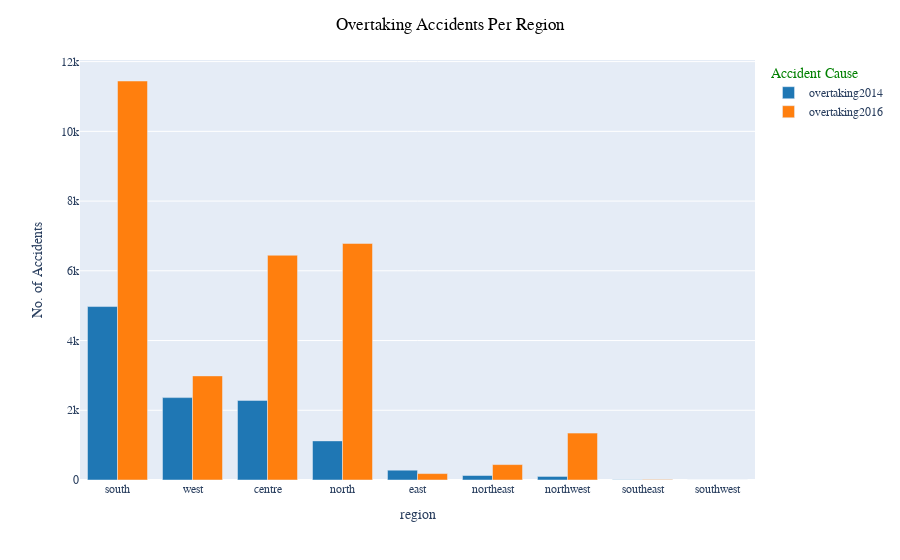

Notebook source saved alongside this figure:
### Markdown cell above
#### 4.1.3. Overtaking Accidents Per Region

### Code cell
fig_2 = px.bar(overtake_region, y=["overtaking2014", "overtaking2016"], barmode="group",
              labels={"value": "No. of Accidents", "variable": "Accident Cause"},
              color_discrete_sequence=px.colors.qualitative.D3)
fig_2.update_layout(title_text="Overtaking Accidents Per Region", title_x=0.5,
                   font_family="Times New Roman", title_font_family="Times New Roman", 
                    title_font_color="black", legend_title_font_color="green")
fig_2.update_xaxes(title_font_family="Times New Roman")

### Figure 1 — Plotly figure (JSON) as saved in the notebook; plotly's stock layout.template omitted (floating-point values rounded to 4 significant figures)
{"data": [{"alignmentgroup": "True", "hovertemplate": "Accident Cause=overtaking2014<br>region=%{x}<br>No. of Accidents=%{y}<extra></extra>", "legendgroup": "overtaking2014", "marker": {"color": "#1F77B4", "pattern": {"shape": ""}}, "name": "overtaking2014", "offsetgroup": "overtaking2014", "orientation": "v", "showlegend": true, "textposition": "auto", "x": ["south", "west", "centre", "north", "east", "northeast", "northwest", "southeast", "southwest"], "xaxis": "x", "y": [4975, 2363, 2283, 1122, 281, 129, 102, 7, 0], "yaxis": "y", "type": "bar"}, {"alignmentgroup": "True", "hovertemplate": "Accident Cause=overtaking2016<br>region=%{x}<br>No. of Accidents=%{y}<extra></extra>", "legendgroup": "overtaking2016", "marker": {"color": "#FF7F0E", "pattern": {"shape": ""}}, "name": "overtaking2016", "offsetgroup": "overtaking2016", "orientation": "v", "showlegend": true, "textposition": "auto", "x": ["south", "west", "centre", "north", "east", "northeast", "northwest", "southeast", "southwest"], "xaxis": "x", "y": [11444, 2986, 6446, 6785, 184, 442, 1345, 15, 0], "yaxis": "y", "type": "bar"}], "layout": {"xaxis": {"anchor": "y", "domain": [0, 1], "title": {"text": "region", "font": {"family": "Times New Roman"}}, "type": "category", "range": [-0.5, 8.5], "autorange": true}, "yaxis": {"anchor": "x", "domain": [0, 1], "title": {"text": "No. of Accidents"}, "type": "linear", "range": [0, 12050.0], "autorange": true}, "legend": {"title": {"text": "Accident Cause", "font": {"color": "green"}}, "tracegroupgap": 0}, "margin": {"t": 60}, "barmode": "group", "title": {"font": {"family": "Times New Roman", "color": "black"}, "text": "Overtaking Accidents Per Region", "x": 0.5}, "font": {"family": "Times New Roman"}, "autosize": true}}
